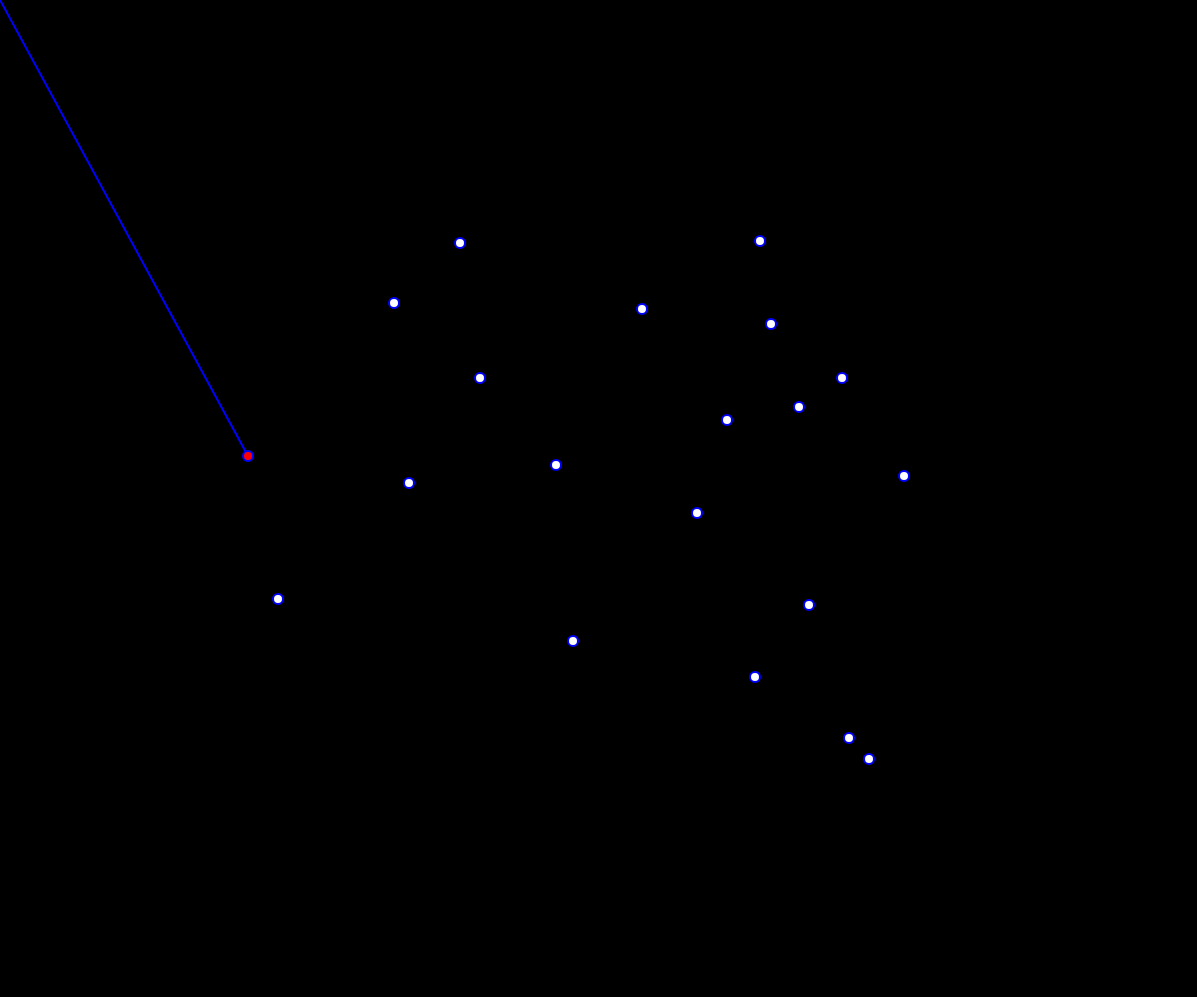
Frame 1 (no input)
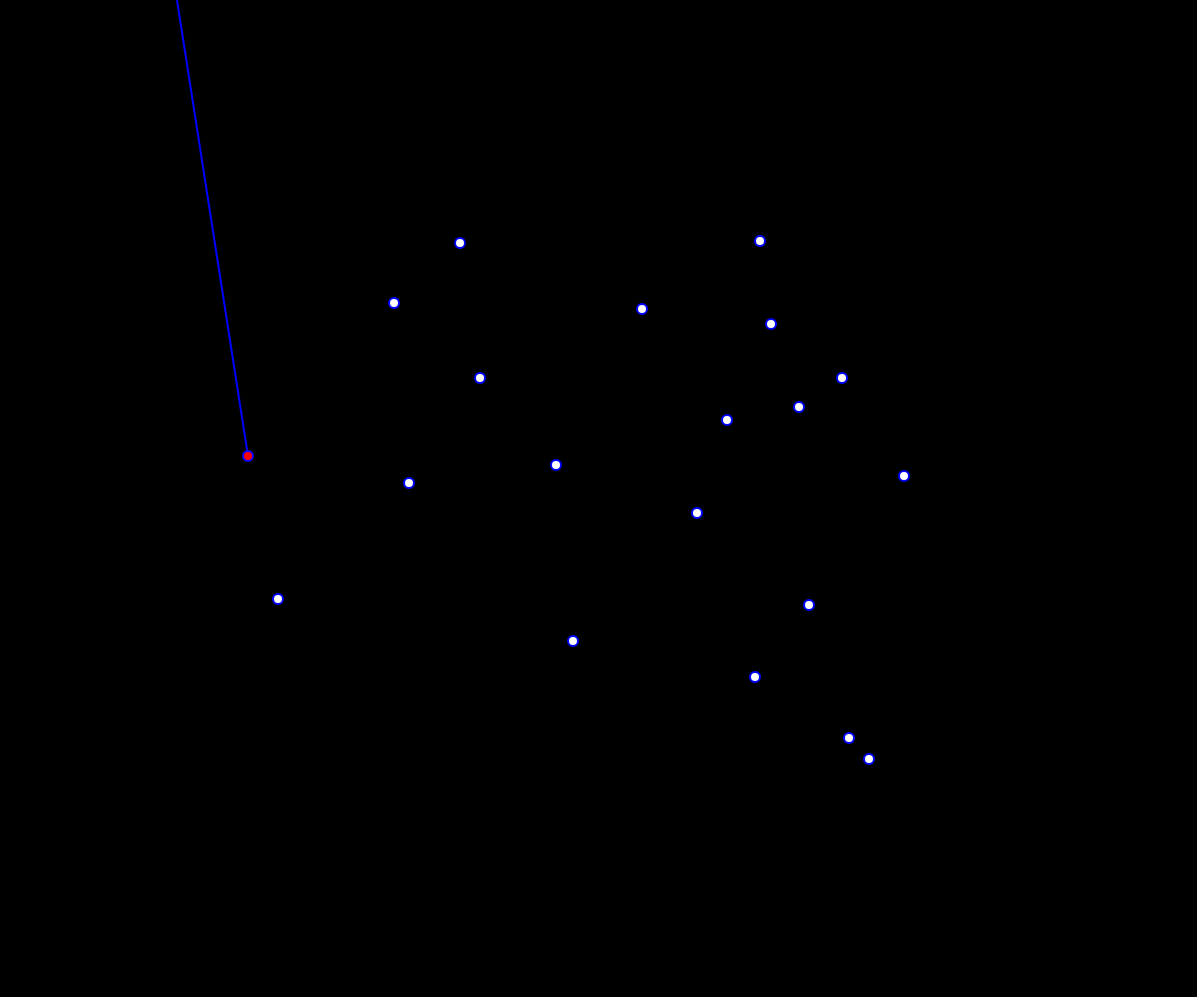
Frame 60 (no input)
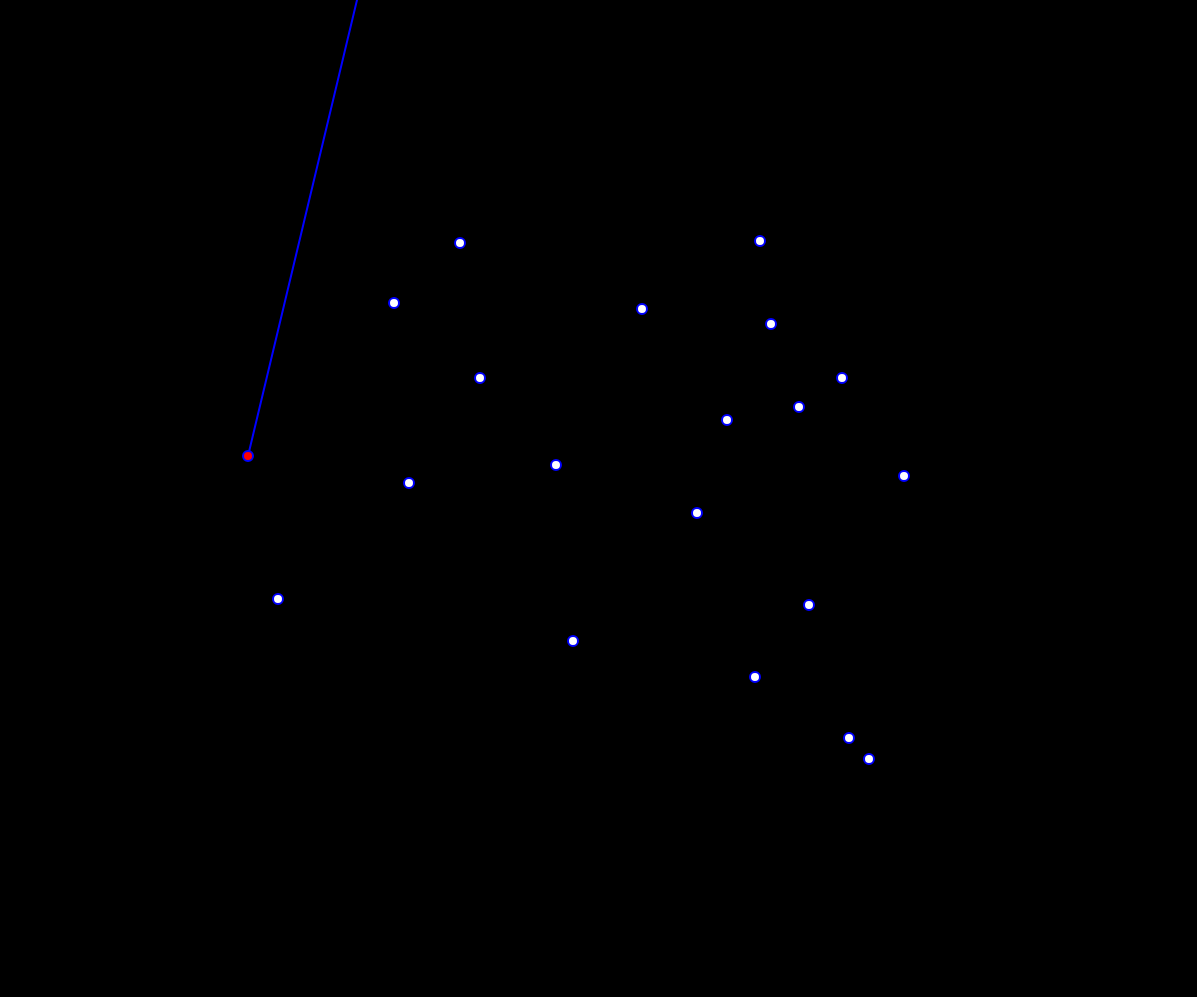
Frame 120 (the mouse pressed at the canvas centre since frame 60)

The p5.js sketch that drew these frames (run headless with seeded random() and noise() and a simulated clock; from frame 60 on, the mouse is pressed at the canvas centre):

// p5.js sketch
// ── sketch.js
const WIDTH = innerWidth - 3;
const HEIGHT = innerHeight - 3;
let points = [];
let n;
let difference;
let minPoint;

let x1;
let y1;
let x2;
let y2;
let x0;
let y0;

let wrapPoints = [];
let availablePoint;
let addX = 0;
let addY = 0;

function setup()
{
    //frameRate(5);
    createCanvas(WIDTH, HEIGHT);

    difference = 200;
    n = 20;
    minPoint = new Point(Infinity, 0);

    for(let i = 0; i < n; i++)
    {
        points.push(new Point(int(random(difference, innerWidth - difference)), int(random(difference, innerHeight - difference))));
    }

    for(p of points)
    {
        if(p.x < minPoint.x)
        {
            minPoint = p;
        }
    }

    wrapPoints.push(minPoint);
}

function draw()
{
    background(0);

    x1 = wrapPoints[wrapPoints.length - 1].x;
    y1 = wrapPoints[wrapPoints.length - 1].y;
    x2 = addX;
    y2 = addY;

    let v1 = createVector(x2 - x1, y2 - y1).normalize().mult(40);
    //DRAW VECTOR
    /* stroke(255, 0, 0);
    strokeWeight(10);
    line(x1, y1, x1 + v1.x, y1 + v1.y); */

    if(x2 < WIDTH && y2 == 0)
    {
        addX += 3;
    }
    else if(y2 < HEIGHT && x2 >= WIDTH)
    {
        addY += 3;
    }
    else if(y2 >= HEIGHT && x2 >= 0)
    {
        addX -= 3;
    }
    else if(x2 <= 0)
    {
        addY -= 3;
    }

    stroke(0, 0, 255);
    strokeWeight(2);
    line(x1, y1, x2, y2);

    for(p of points)
    {
        availablePoint = true;
        for(let i = 0; i < wrapPoints.length; i++)
        {
            if(p === wrapPoints[i])
            {
                availablePoint = false;
            }
        }
        if(availablePoint || (p == wrapPoints[0] && wrapPoints.length > 3))
        {
            x0 = p.x;
            y0 = p.y;

            if(lineToPointIntersects(x1, y1, x2, y2, x0, y0, p.r))
            {
                let v2 = createVector(x0 - x1, y0 - y1).normalize();

                if(p == wrapPoints[0] && wrapPoints.length > 3)
                {
                    wrapPoints.push(wrapPoints[0]);
                    noLoop();
                }
                else if(v1.dot(v2) > 0)
                {
                    wrapPoints.push(p);
                    break;
                }
            }
            p.show();
        }
    }

    for(wp of wrapPoints)
    {
        wp.color = [255, 0, 0];
        wp.show();
    }

    if(wrapPoints.length > 1)
    {
        for(let i = wrapPoints.length - 1; i > 0; i--)
        {
            stroke(255, 0, 0);
            line(wrapPoints[i].x, wrapPoints[i].y, wrapPoints[i - 1].x, wrapPoints[i - 1].y);
        }
    }
}


function lineToPointIntersects(x1, y1, x2, y2, x0, y0, pointSize)
{
    let dist = (abs((y2 - y1) * x0 - (x2 - x1) * y0 + x2 * y1 - y2 * x1)) / (sqrt(sq(y2 - y1) + sq(x2 - x1)));

    if(dist <= sqrt(pointSize))
    {
        return true;
    }
    return false;
}
// ── Point.js
class Point
{
    constructor(x, y)
    {
        this.x = x;
        this.y = y;
        this.r = 10;
        this.color = [255, 255, 255];
    }

    show()
    {
        fill(this.color);
        ellipse(this.x, this.y, this.r, this.r);
    }
}
